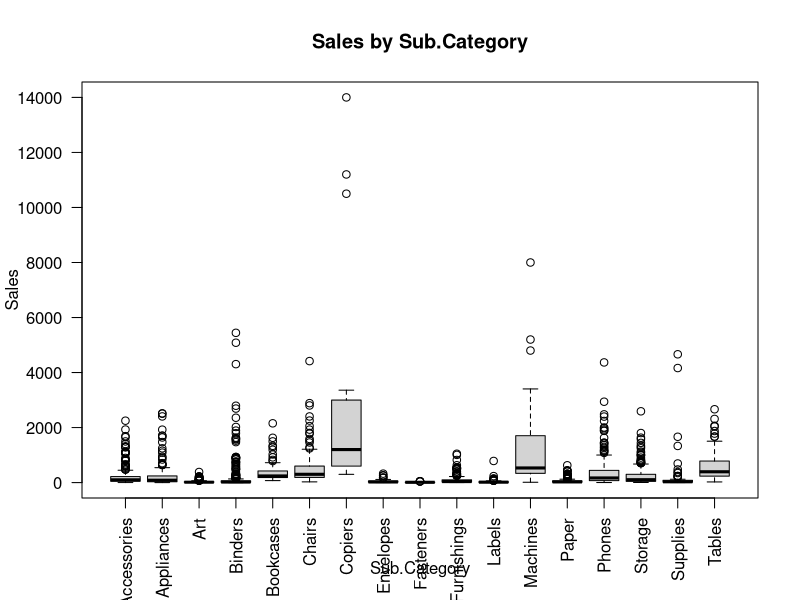
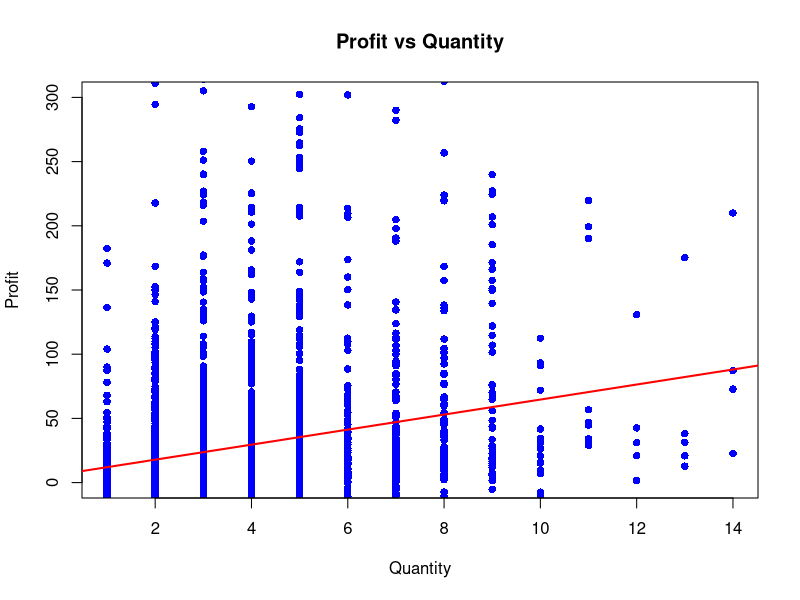
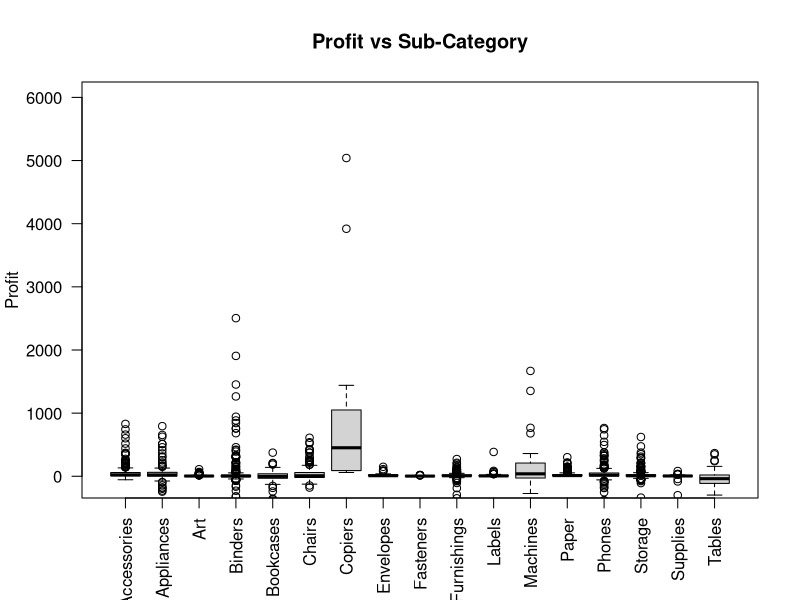
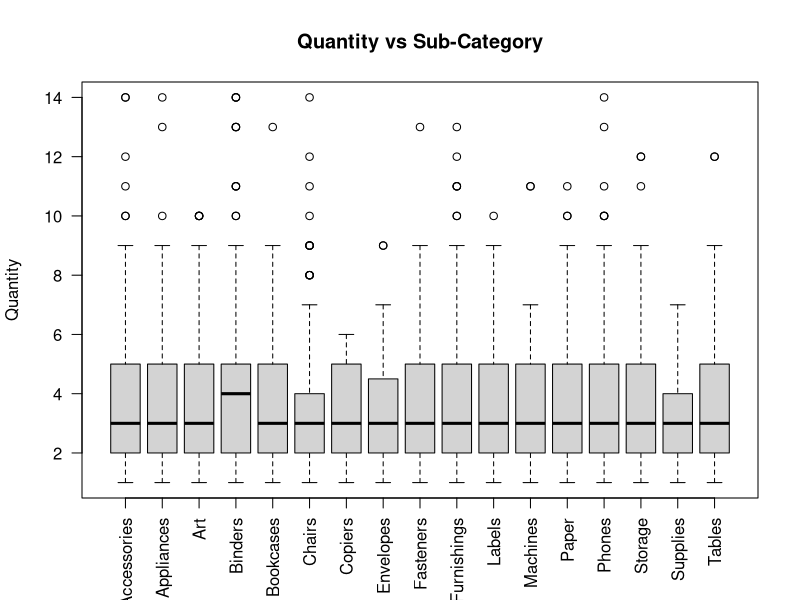

Recreate these plots in R, in order.
data = read.csv("US  E-commerce records 2020_YC.csv")
library(psych)

#Regression Test #1

#Copiers produced the most sales

summary(lm(Sales ~ factor(data$Sub.Category), data = data))


boxplot(data$Sales ~ factor(data$Sub.Category),
        main = "Sales by Sub.Category",
        xlab = "Sub.Category",
        ylab = "Sales", 
        las=2)



dev.off()

#------------------------------------------------------------------
#Regression Test #2

#Profit vs Quantity

summary(lm(Profit ~ Quantity, data = data))

plot(data$Quantity, data$Profit,
     main = "Profit vs Quantity",
     xlab = "Quantity",
     ylab = "Profit",
     col = "blue", pch = 16, 
     ylim= c(0,300))

abline(lm(Profit ~ Quantity, data = data), col = "red", lwd = 2)

#-----------------------------Stat Tests----------------------------------------------------------
#Profit vs SubCategory

#Statistical Test 1: ANOVA

#Conclusion: Copiers Produced the most profit:

#Question: is it partly because the quantity sold was high?
        #Check the next boxplot ( Quantity vs subCategory)


#Test 1
summary(aov(Profit ~ Sub.Category, data = data))

#--- Chart 1
boxplot(data$Profit~factor(data$Sub.Category),
     main = "Profit vs Sub-Category",
     xlab=" ",
     ylab = "Profit", 
     las=2,
     ylim= c(-100,6000)
)

#---  Test 2

summary(aov(Quantity ~ Sub.Category, data = data))

#-----Chart 2

boxplot(data$Quantity~factor(data$Sub.Category),
     main = "Quantity vs Sub-Category",
     xlab=" ",
     ylab = "Quantity", 
     las=2,
    )
